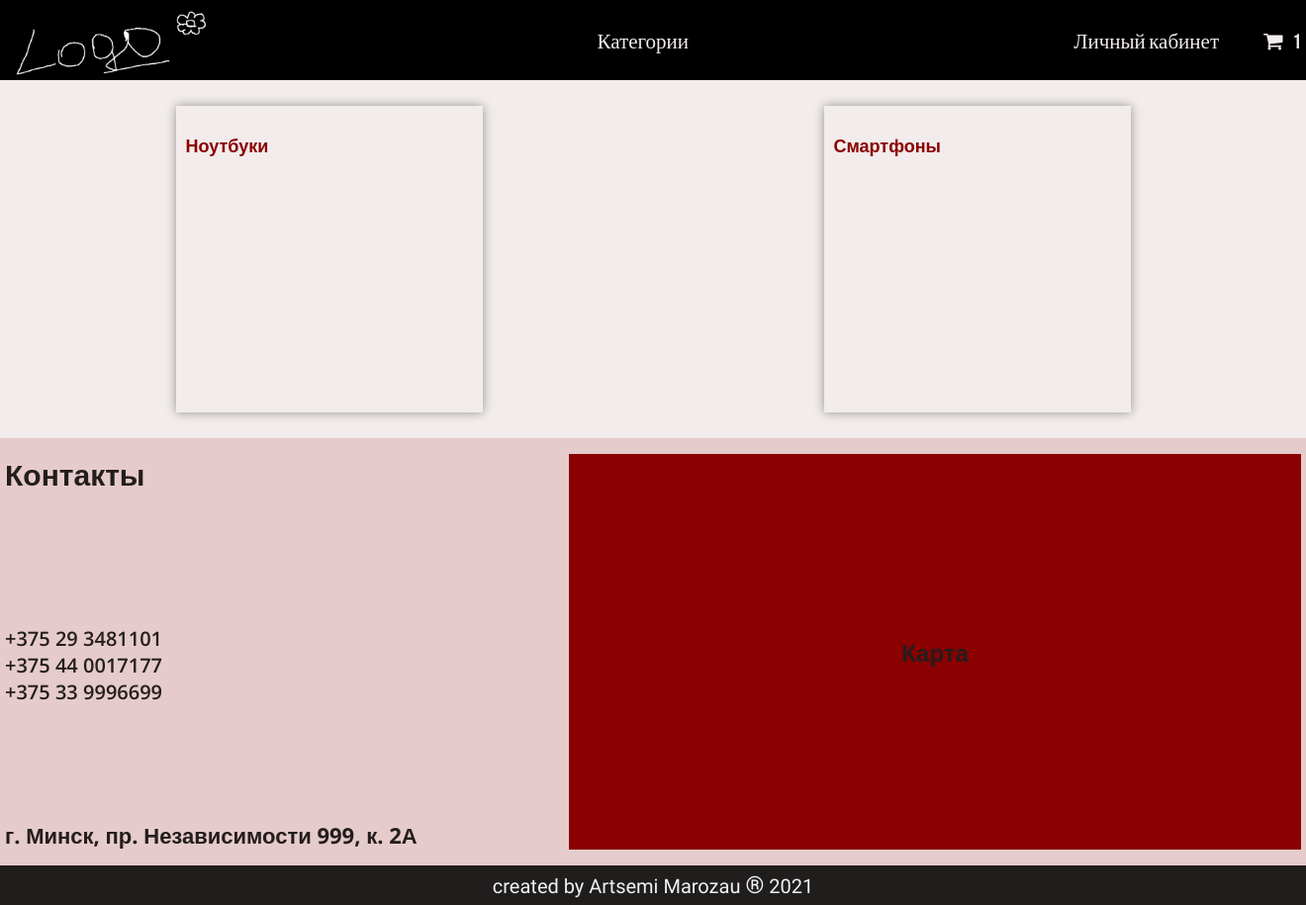
The app's page / (signed in), older data.
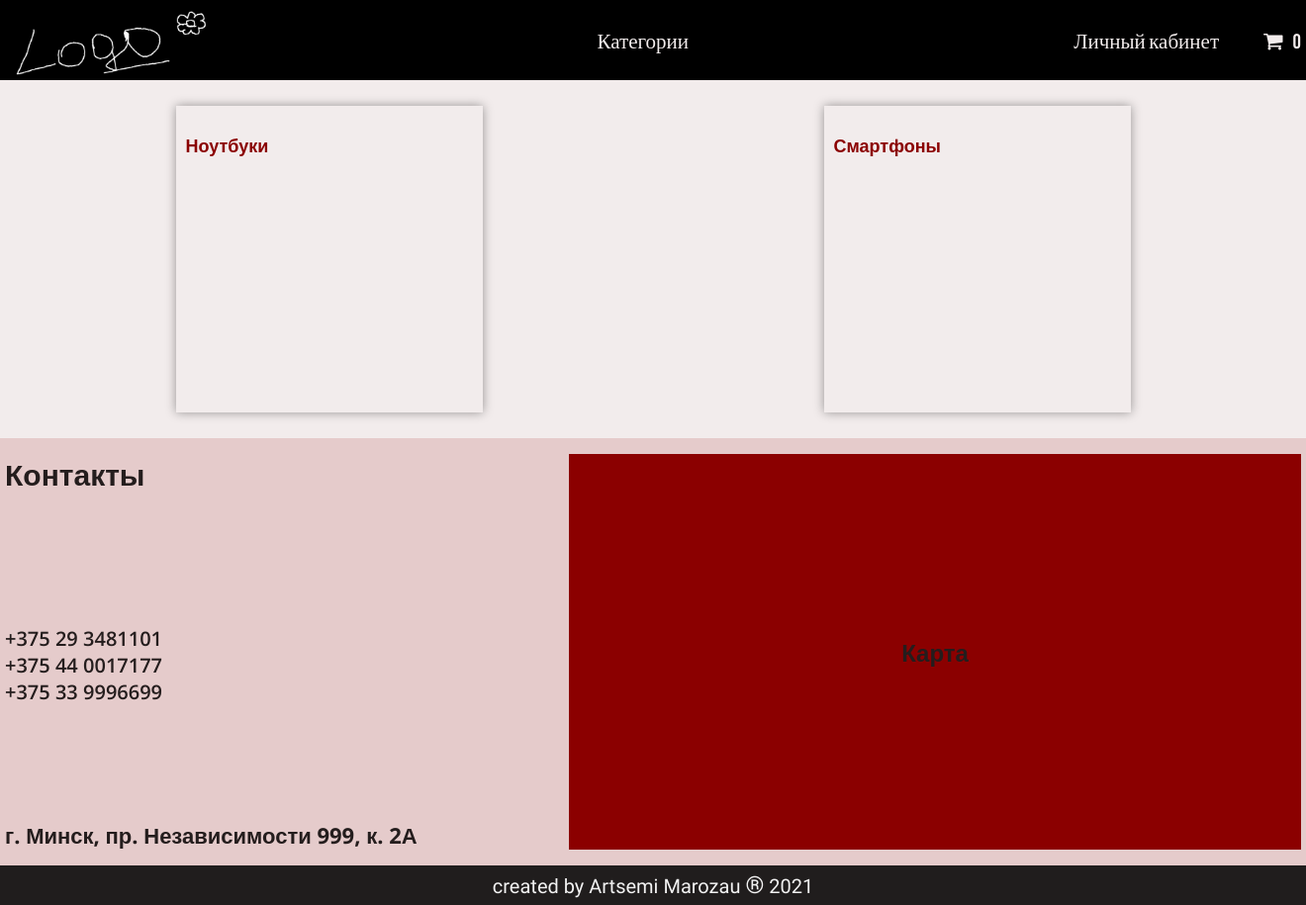
The same page, newer data.
### app/models.py (models this page shows, shortened)
class Cart(models.Model):
    owner = models.ForeignKey('Customer', null=True, verbose_name='Владелец', on_delete=models.CASCADE)
    product = models.ManyToManyField(CartProduct, blank=True, related_name='related_cart')
    total_products = models.PositiveIntegerField(default=0)
    final_price = models.DecimalField(max_digits=9, default=0, decimal_places=2, verbose_name='Общая цена')
    in_order = models.BooleanField(default=False)
    for_anonymous_user = models.BooleanField(default=False)

### app/views.py (the view)
# urls.py: path('', BaseView.as_view(), name='base'),
class BaseView(CartMixin, View):
    def get(self, request, *args, **kwargs):
        categories = Category.objects.get_categories_for_category_menu()
        products = LatestProducts.objects.get_products_for_main_page(
            'notebook', 'smartphone', with_respect_to='smartphone'
        )
        context = {
            'categories': categories,
            'products': products,
            'cart': self.cart
        }
        return render(request, 'base.html', context)

### app/mixins.py (called while the page is built)
    def dispatch(self, request, *args, **kwargs):
        if request.user.is_authenticated:
            customer = Customer.objects.filter(user=request.user).first()
            if not customer:
                customer = Customer.objects.create(
                    user=request.user
                )
            cart = Cart.objects.filter(owner=customer, in_order=False).first()
            if not cart:
                cart = Cart.objects.create(owner=customer)
        else:
            cart = Cart.objects.filter(for_anonymous_user=True).first()
            if not cart:
                cart = Cart.objects.create(for_anonymous_user=True)
        self.cart = cart
        return super().dispatch(request, *args, **kwargs)

### app/models.py (called while the page is built)
def get_models_for_count(*model_names):
    return [models.Count(model_name) for model_name in model_names]

    def get_queryset(self):
        return super().get_queryset()

    def get_absolute_url(self):
        return reverse('category_detail', kwargs={'slug': self.slug})

### app/templates/base.html (shortened to what this page needs)
<!DOCTYPE html>
<html lang="en">
<head>
    <link href="/static/css/reset_file.css" rel="stylesheet" type="text/css">
    <link href="/static/css/base.css" rel="stylesheet" type="text/css">
    <link href="/static/css/category_detail.css" rel="stylesheet" type="text/css">
    <link href="/static/css/product_detail.css" rel="stylesheet" type="text/css">
    <link href="/static/css/cart.css" rel="stylesheet" type="text/css">
    <link href="/static/css/checkout.css" rel="stylesheet" type="text/css">
    <link rel="stylesheet" href="https://cdnjs.cloudflare.com/ajax/libs/font-awesome/4.7.0/css/font-awesome.min.css">
</head>
<body>
    <section class="header">
        <div class="container">
            <ul class="header__list">
                <li class="header__item"><a href="/"><img src="/static/img/logo.png" class="logo header-logo" alt=""></a></li>
                <li class="header__item">
                    <div class="header__burger">
                        <p class="header__link">Категории</p>
                    </div>
                </li>
                <li class="header__item">
                    <ul class="header__list">
                        <li class="header__item"><a href="" class="header__link">Личный кабинет</a></li>
                        <li class="header__item"><a href="{% url 'cart' %}" class="header__link header__cart"><i class="fa fa-shopping-cart" aria-hidden="true"></i><span class="cart__count">{{ cart.product.count }}</span></a></li>
                    </ul>
                </li>
            </ul>
        </div>
    </section>
    {% block content %}
    <section class="main">
        <div class="container main__container">
            {% for category in categories %}
                <a class="main__block" href="{{ category.url }}">
                    <h3 class="block__title">{{category.name}}</h3>
                </a>
            {% endfor %}
        </div>
    </section>
    <section class="contacts">
        <div class="container contacts__container">
            <div class="contacts__block">
            <h2 class="contacts__title">Контакты</h2>
            <div class="contacts__numbers">
                <p>+375 29 3481101</p>
                <p>+375 44 0017177</p>
                <p>+375 33 9996699</p>
            </div>
            <p class="contacts__address">г. Минск, пр. Независимости 999, к. 2А</p>
            </div>
            <div class="contacts__block contacts__map">
                <h1>Карта</h1>
            </div>
        </div>
    </section>
    {% endblock %}
    <section class="footer">
        <div class="container footer__container">
            <p class="footer__text">created by Artsemi Marozau <span class="footer__r">®</span> 2021</p>
        </div>
    </section>
</body>
</html>

Row changes from the older to the newer data that the page shows:
changed Cart: product.count "1" → "0"
